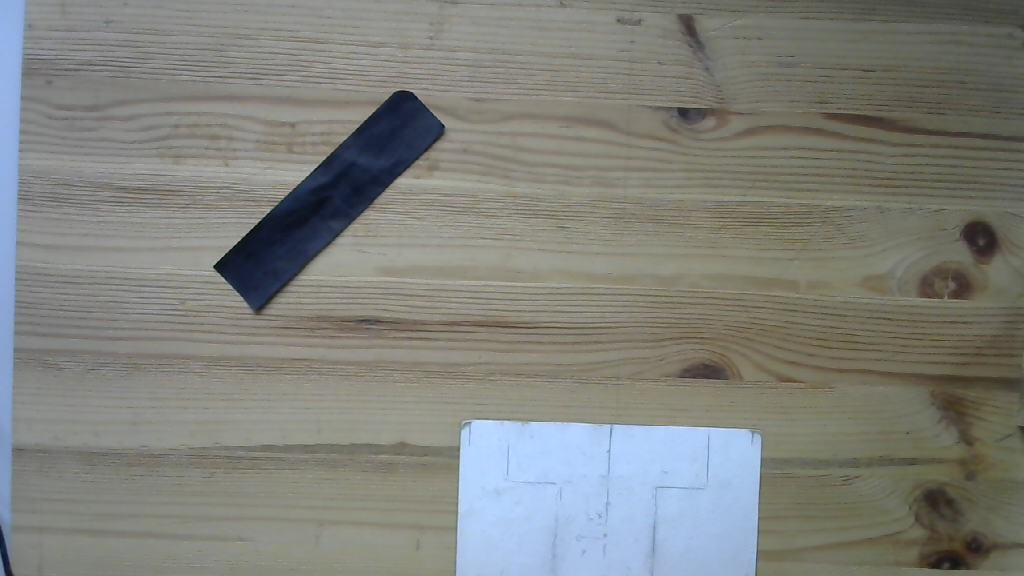
%> input picture vision/test_image2.jpg, 1024 x 576 px
$ octave --eval "result = get_black_coordinates(imread('test_image2.jpg'));"   (GNU Octave 9; MATLAB toolbox functions it lacks are replaced by stand-ins)
%> lines starting %> are read from the running program, lines starting %| are printed output that depends on the picture; in (x1, y1, x2, y2) boxes, pixels count from 0 and x2, y2 are one past the last pixel; in counts of white or black regions, pixels touching at a corner belong together; the program's own positions count from 1
### vision/only_largest_area.m
function [largest_area_bin] = only_largest_area(img)
    largest_area_bin = bwareafilt(img, 1);

### vision/get_black_coordinates.m
function [p1, p2, p3] = get_black_coordinates(image)
    gauss_filt = fspecial('gaussian', [20,20], 2);
    image = imfilter(image, gauss_filt);
    image_gray = rgb2gray(image);
    threshold = 50;

    image_extracted = image_gray < threshold;
    se = strel("square", 20);
    image_closed = imclose(image_extracted, se);

    % imshow(image_closed)

    image_single_centroid = only_largest_area(image_closed);

    % Perform connected component analysis
    cc = bwconncomp(image_single_centroid);

    % Calculate the properties of connected components
    props = regionprops(cc, 'Orientation', 'BoundingBox');
    boundingBox = props.BoundingBox;

    % calculate bounding box coordinates
    top_left = [boundingBox(1), boundingBox(2)];
    top_right = [boundingBox(1) + boundingBox(3), boundingBox(2)];
    bottom_left = [boundingBox(1), boundingBox(2) + boundingBox(4)];
    bottom_right = [boundingBox(1) + boundingBox(3), boundingBox(2) + boundingBox(4)];

    % %
    % Find column and row indices of non-zero (1) pixels
    [rowIndices, colIndices] = find(image_single_centroid == 1);

    % get the bottom pixel
    % Find the pixel with the highest y-value
    [~, maxRowIndex] = max(rowIndices);
    y_bottom = rowIndices(maxRowIndex);
    x_bottom = colIndices(maxRowIndex);

    % get the top pixel
    % Find the pixel with the lowest y-value
    [~, minRowIndex] = min(rowIndices);
    y_top = rowIndices(minRowIndex);
    x_top = colIndices(minRowIndex);

    x_increment = round((top_right(1) - top_left(1))/ 6);
    y_increment = round((bottom_left(2) - top_left(2)) / 6);

    % the rectangle is going left to right
    if x_bottom < x_top
        x1 = bottom_left(1) + x_increment;
        y1 = top_left(2) + 5 * y_increment;

        x2 = bottom_left(1) + 3 * x_increment;
        y2 = top_left(2) + 3 * y_increment;

        x3 = bottom_left(1) + 5 * x_increment;
        y3 = top_left(2) + y_increment;
    else
        % the rectangle is going right to left
        x1 = bottom_left(1) + 5 * x_increment;
        y1 = top_left(2) + 5 * y_increment;

        x2 = bottom_left(1) + 3 * x_increment;
        y2 = top_left(2) + 3 * y_increment;

        x3 = bottom_left(1) + x_increment;
        y3 = top_left(2) + y_increment;
    end

    p1 = [x1, y1];
    p2 = [x2,  y2];
    p3 = [x3, y3];

    imshow(image_single_centroid)
    hold on;
    rectangle('Position', [boundingBox(1), boundingBox(2), boundingBox(3), boundingBox(4)],...  %right, top, width, height
    'EdgeColor','r','LineWidth',2)
    % plot([top_left(1), top_right(1), bottom_left(1), bottom_right(1)], [top_left(2), top_right(2), bottom_left(2), bottom_right(2)], 'r*');
    % plot([x_top, x_bottom], [y_top, y_bottom], 'r*');
    plot([x1, x2, x3], [y1, y2, y3], 'r*');
    %plot([x_top, x_bottom, x_left, x_right], [y_top, y_bottom, y_left, y_right], 'r*');
    hold off;

%> in get_black_coordinates, `image_gray = rgb2gray(image);`:
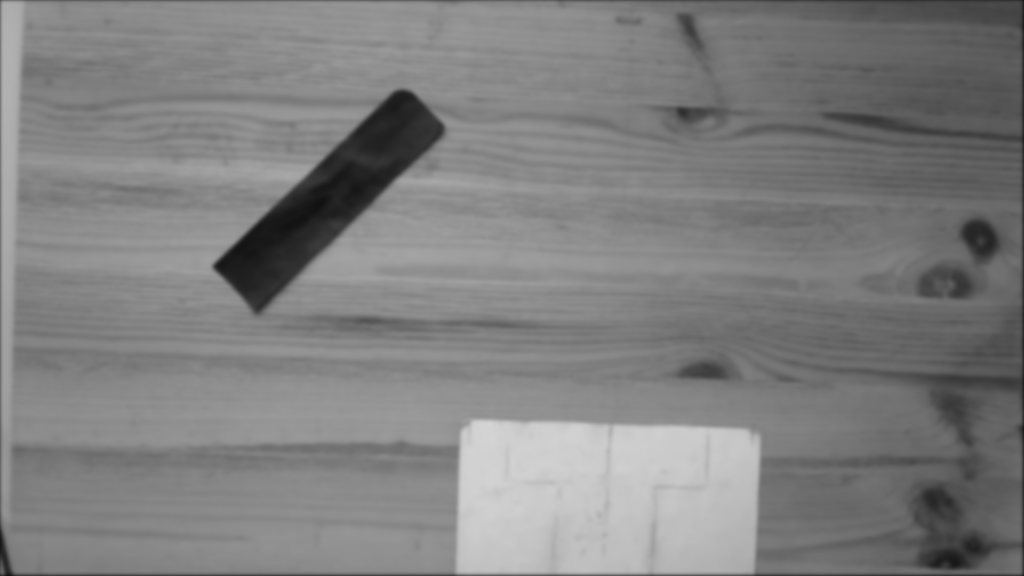
%> image_gray: size 576x1024 uint8; min 16, max 212, mean 127.5
%> in get_black_coordinates, `image_extracted = image_gray < threshold;`:
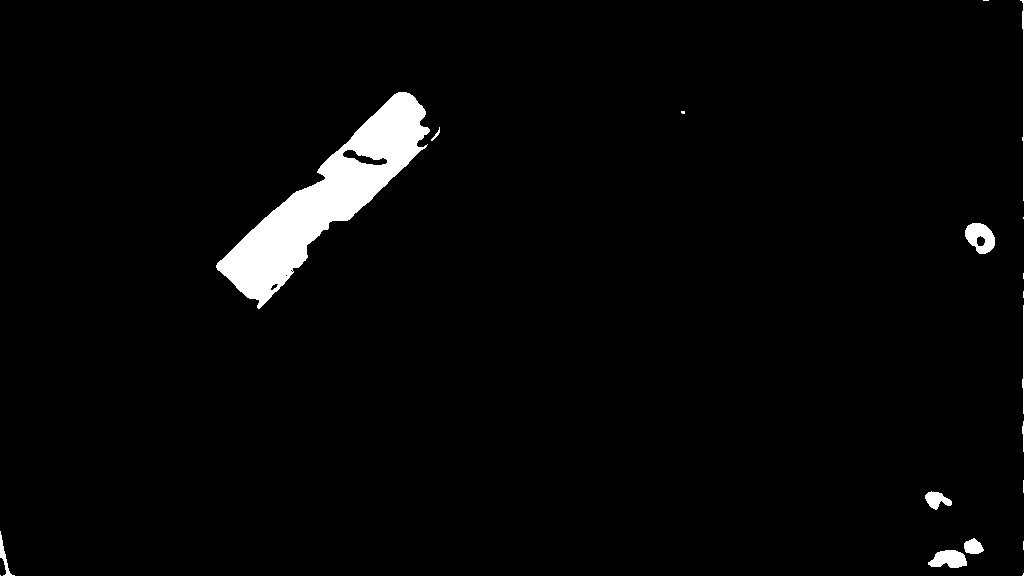
%> image_extracted: size 576x1024 logical; 2.7% white; 19 white regions (9 under 20 px), largest, box (x1, y1, x2, y2) and area: (216, 92, 430, 309) 13912, (965, 223, 995, 254) 613, (928, 550, 967, 568) 510
%> in get_black_coordinates, `image_closed = imclose(image_extracted, se);`:
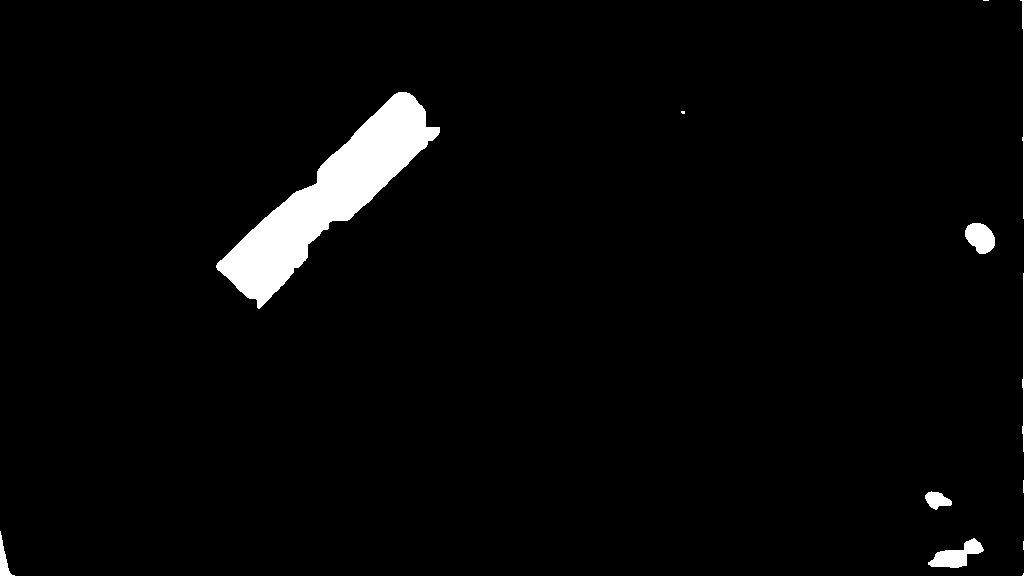
%> image_closed: size 576x1024 logical; 2.9% white; 12 white regions (5 under 20 px), largest, box (x1, y1, x2, y2) and area: (216, 92, 440, 309) 14544, (928, 538, 984, 568) 802, (965, 223, 995, 254) 676
%> in only_largest_area, `largest_area_bin = bwareafilt(img, 1);`:
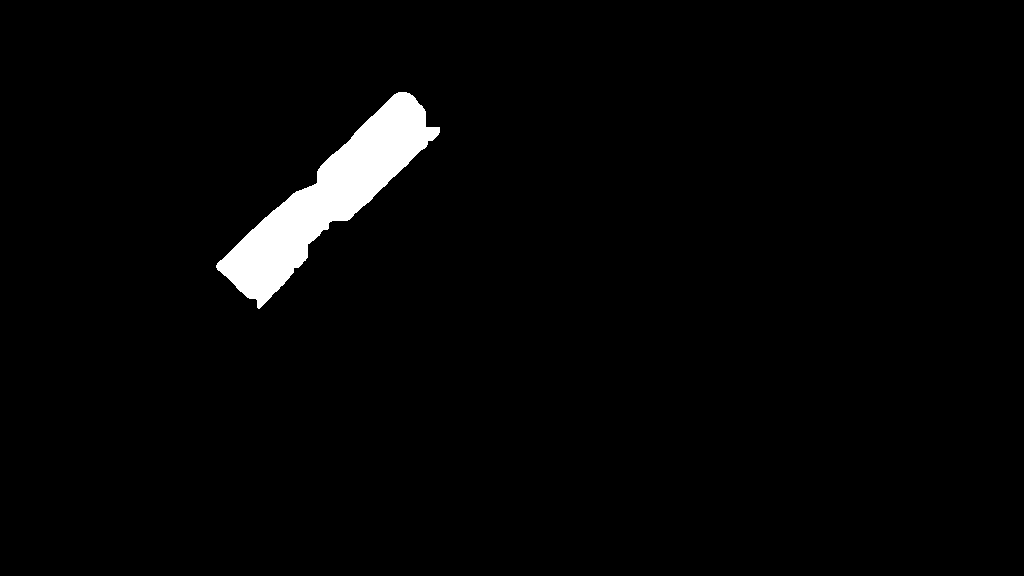
%> largest_area_bin: size 576x1024 logical; 2.5% white; 1 white region
%> in get_black_coordinates, `cc = bwconncomp(image_single_centroid);`: cc = 1 connected component
%> in get_black_coordinates, `props = regionprops(cc, 'Orientation', 'BoundingBox');`: props = 1 region; box (x1, y1, x2, y2) and Orientation: (216, 92, 440, 309) 43.57
%> in get_black_coordinates, `boundingBox = props.BoundingBox;`: boundingBox = [216.5 92.5 224 217]
%> in get_black_coordinates, `top_left = [boundingBox(1), boundingBox(2)];`: top_left = [216.5 92.5]
%> in get_black_coordinates, `top_right = [boundingBox(1) + boundingBox(3), boundingBox(2)];`: top_right = [440.5 92.5]
%> in get_black_coordinates, `bottom_left = [boundingBox(1), boundingBox(2) + boundingBox(4)];`: bottom_left = [216.5 309.5]
%> in get_black_coordinates, `bottom_right = [boundingBox(1) + boundingBox(3), boundingBox(2) + boun..`: bottom_right = [440.5 309.5]
%> in get_black_coordinates, `[rowIndices, colIndices] = find(image_single_centroid == 1);`: rowIndices = 14544 values from 93 to 309; colIndices = 14544 values from 217 to 440
%> in get_black_coordinates, `[~, maxRowIndex] = max(rowIndices);`: maxRowIndex = 1870
%> in get_black_coordinates, `y_bottom = rowIndices(maxRowIndex);`: y_bottom = 309
%> in get_black_coordinates, `x_bottom = colIndices(maxRowIndex);`: x_bottom = 259
%> in get_black_coordinates, `[~, minRowIndex] = min(rowIndices);`: minRowIndex = 12626
%> in get_black_coordinates, `y_top = rowIndices(minRowIndex);`: y_top = 93
%> in get_black_coordinates, `x_top = colIndices(minRowIndex);`: x_top = 399
%> in get_black_coordinates, `x_increment = round((top_right(1) - top_left(1))/ 6);`: x_increment = 37
%> in get_black_coordinates, `y_increment = round((bottom_left(2) - top_left(2)) / 6);`: y_increment = 36
%> in get_black_coordinates, `x1 = bottom_left(1) + x_increment;`: x1 = 253.5
%> in get_black_coordinates, `y1 = top_left(2) + 5 * y_increment;`: y1 = 272.5
%> in get_black_coordinates, `x2 = bottom_left(1) + 3 * x_increment;`: x2 = 327.5
%> in get_black_coordinates, `y2 = top_left(2) + 3 * y_increment;`: y2 = 200.5
%> in get_black_coordinates, `x3 = bottom_left(1) + 5 * x_increment;`: x3 = 401.5
%> in get_black_coordinates, `y3 = top_left(2) + y_increment;`: y3 = 128.5
%> in get_black_coordinates, `p1 = [x1, y1];`: p1 = [253.5 272.5]
%> in get_black_coordinates, `p2 = [x2,  y2];`: p2 = [327.5 200.5]
%> in get_black_coordinates, `p3 = [x3, y3];`: p3 = [401.5 128.5]
%> `result = get_black_coordinates(imread('test_image2.jpg'));`:
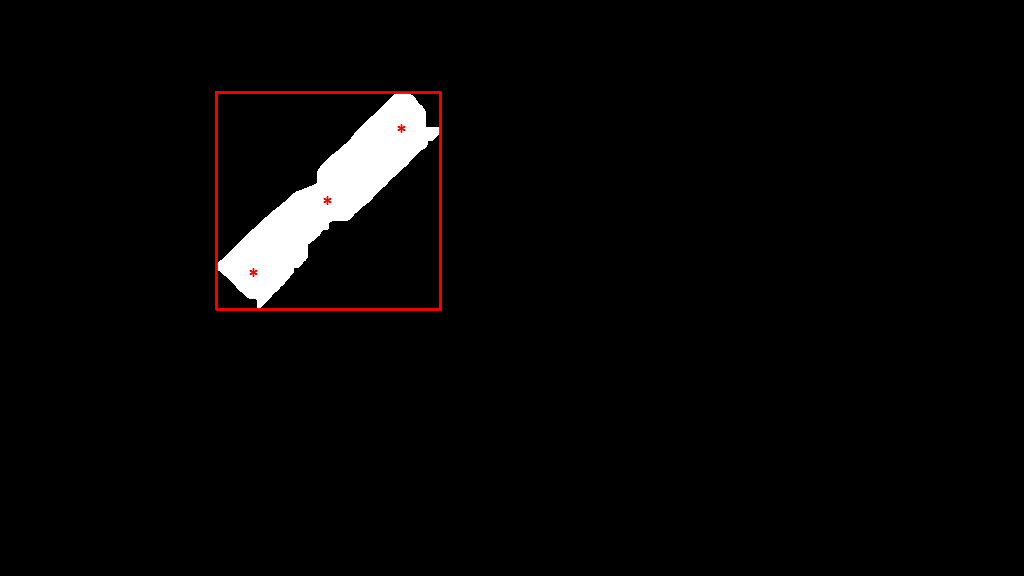
%> figure redrawn from the program's plot data
%> `result = get_black_coordinates(imread('test_image2.jpg'));`: result = [253.5 272.5]

$ run again, on vision/black_to_left.jpg
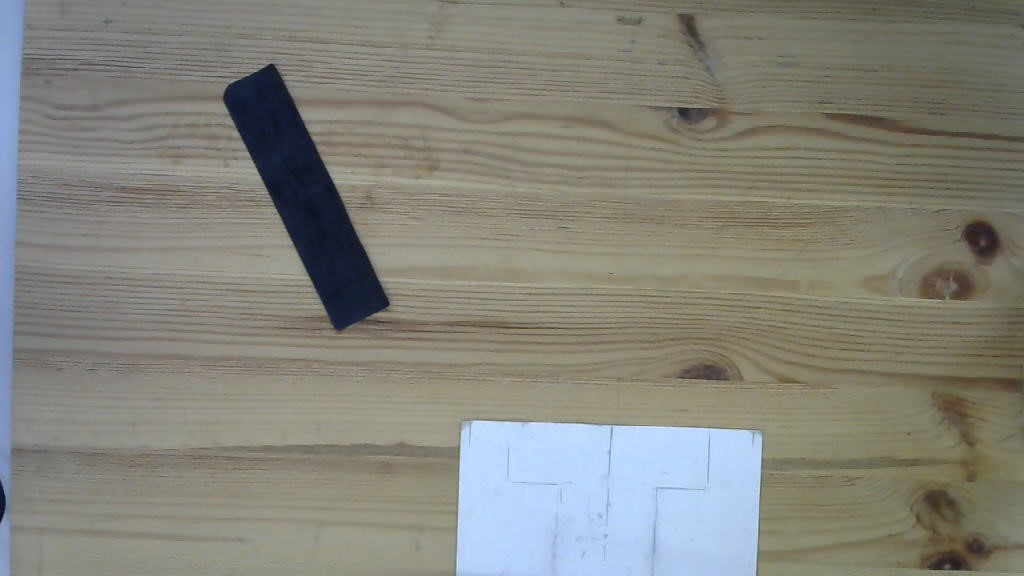
%> input picture vision/black_to_left.jpg, 1024 x 576 px
%> in get_black_coordinates, `image_extracted = image_gray < threshold;`:
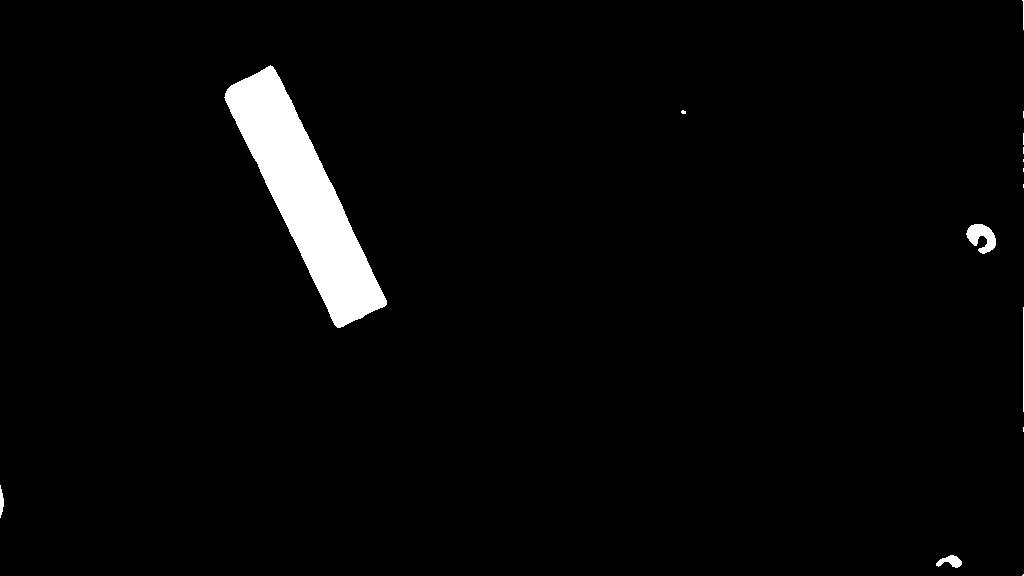
%> image_extracted: size 576x1024 logical; 2.8% white; 15 white regions (9 under 20 px), largest, box (x1, y1, x2, y2) and area: (224, 65, 387, 328) 15438, (966, 224, 996, 254) 531, (936, 555, 962, 568) 190, (1023, 307, 1024, 412) 105, (0, 485, 4, 518) 87, (1022, 0, 1024, 30) 31
%> image_closed: size 576x1024 logical; 2.8% white; 9 white regions (2 under 20 px), largest, box (x1, y1, x2, y2) and area: (224, 65, 387, 328) 15438, (966, 224, 996, 254) 622, (936, 555, 962, 568) 235
%> largest_area_bin: size 576x1024 logical; 2.6% white; 1 white region
%> cc = 1 connected component
%> props = 1 region; box (x1, y1, x2, y2) and Orientation: (224, 65, 387, 328) -64.29
%> boundingBox = [224.5 65.5 163 263]
%> top_left = [224.5 65.5]
%> top_right = [387.5 65.5]
%> bottom_left = [224.5 328.5]
%> bottom_right = [387.5 328.5]
%> rowIndices = 15438 values from 66 to 328; colIndices = 15438 values from 225 to 387
%> maxRowIndex = 12153
%> y_bottom = 328
%> x_bottom = 338
%> minRowIndex = 3069
%> y_top = 66
%> x_top = 271
%> x_increment = 27
%> y_increment = 44
%> x1 = 359.5
%> y1 = 285.5
%> x2 = 305.5
%> y2 = 197.5
%> x3 = 251.5
%> y3 = 109.5
%> p1 = [359.5 285.5]
%> p2 = [305.5 197.5]
%> p3 = [251.5 109.5]
%> `result = get_black_coordinates(imread('test_image2.jpg'));`:
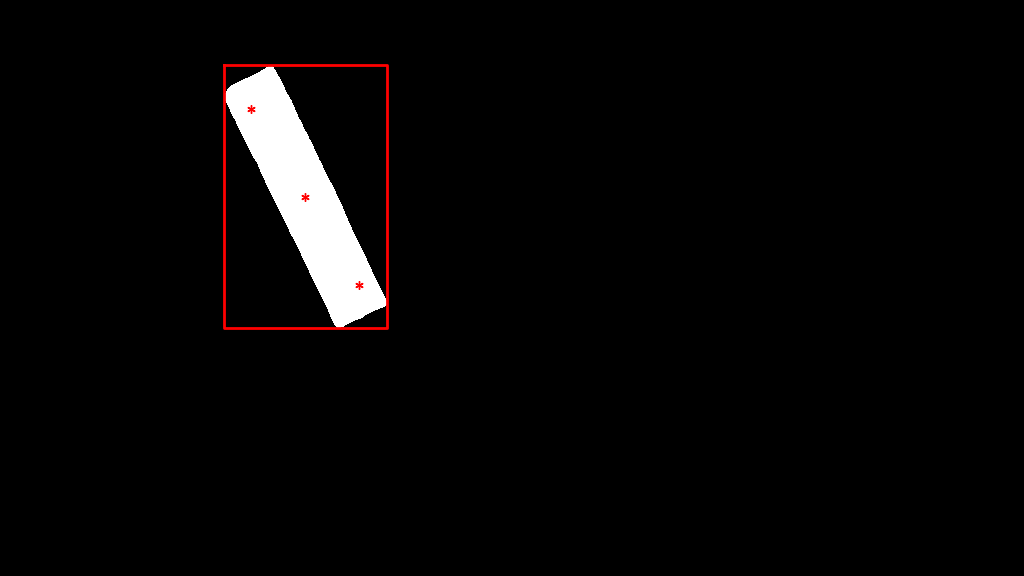
%> figure redrawn from the program's plot data
%> result = [359.5 285.5]

$ run again, on vision/black_vertical.jpg
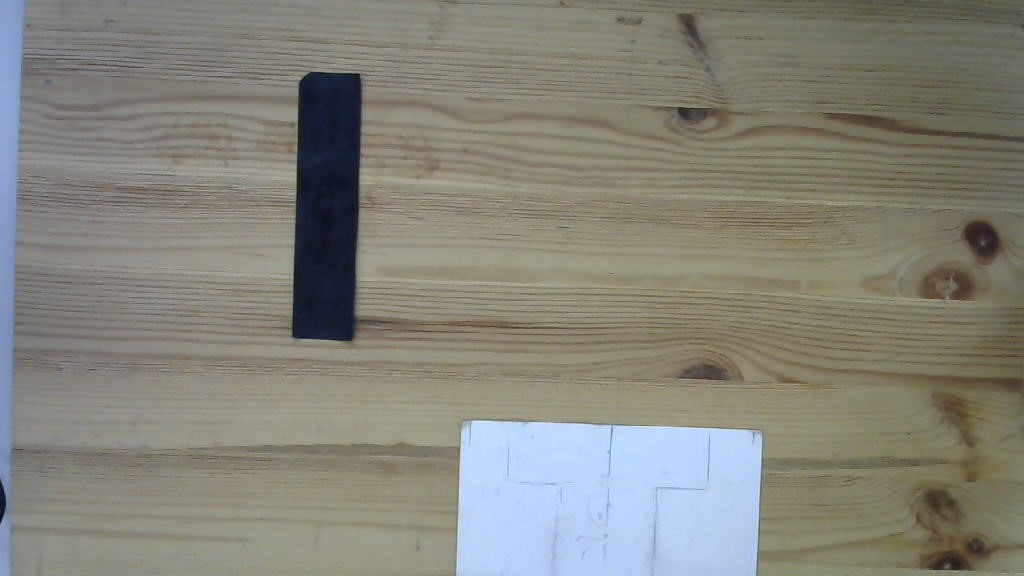
%> input picture vision/black_vertical.jpg, 1024 x 576 px
%> in get_black_coordinates, `image_extracted = image_gray < threshold;`:
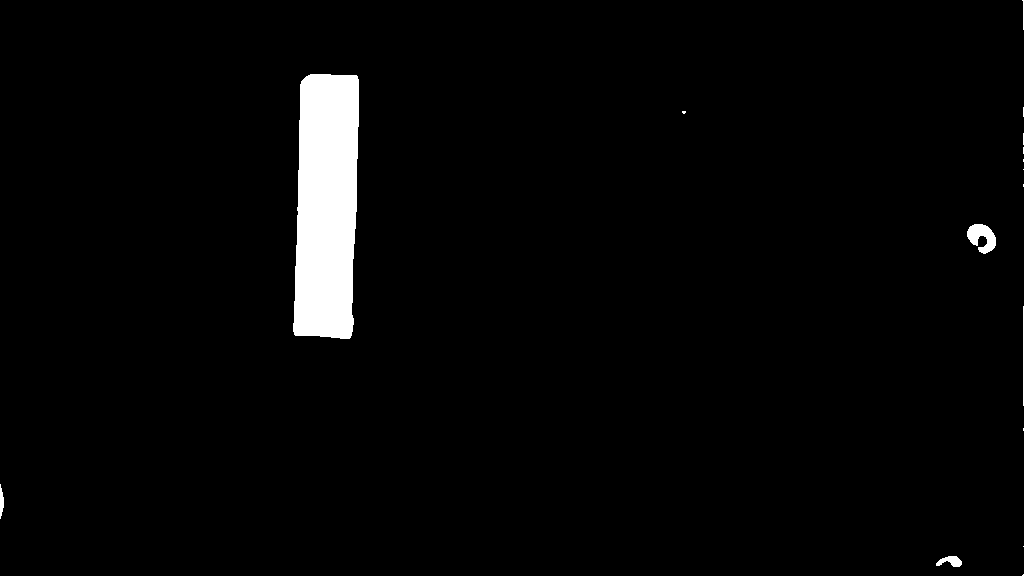
%> image_extracted: size 576x1024 logical; 2.8% white; 16 white regions (10 under 20 px), largest, box (x1, y1, x2, y2) and area: (293, 74, 359, 339) 15361, (967, 224, 996, 254) 532, (936, 556, 962, 567) 176, (1023, 306, 1024, 406) 100, (0, 484, 4, 519) 94, (1022, 0, 1024, 30) 31
%> image_closed: size 576x1024 logical; 2.8% white; 11 white regions (4 under 20 px), largest, box (x1, y1, x2, y2) and area: (293, 74, 359, 339) 15377, (967, 224, 996, 254) 616, (936, 556, 962, 567) 214
%> largest_area_bin: size 576x1024 logical; 2.6% white; 1 white region
%> cc = 1 connected component
%> props = 1 region; box (x1, y1, x2, y2) and Orientation: (293, 74, 359, 339) 88.32
%> boundingBox = [293.5 74.5 66 265]
%> top_left = [293.5 74.5]
%> top_right = [359.5 74.5]
%> bottom_left = [293.5 339.5]
%> bottom_right = [359.5 339.5]
%> rowIndices = 15377 values from 75 to 339; colIndices = 15377 values from 294 to 359
%> maxRowIndex = 11438
%> y_bottom = 339
%> x_bottom = 341
%> minRowIndex = 3295
%> y_top = 75
%> x_top = 311
%> x_increment = 11
%> y_increment = 44
%> x1 = 348.5
%> y1 = 294.5
%> x2 = 326.5
%> y2 = 206.5
%> x3 = 304.5
%> y3 = 118.5
%> p1 = [348.5 294.5]
%> p2 = [326.5 206.5]
%> p3 = [304.5 118.5]
%> `result = get_black_coordinates(imread('test_image2.jpg'));`:
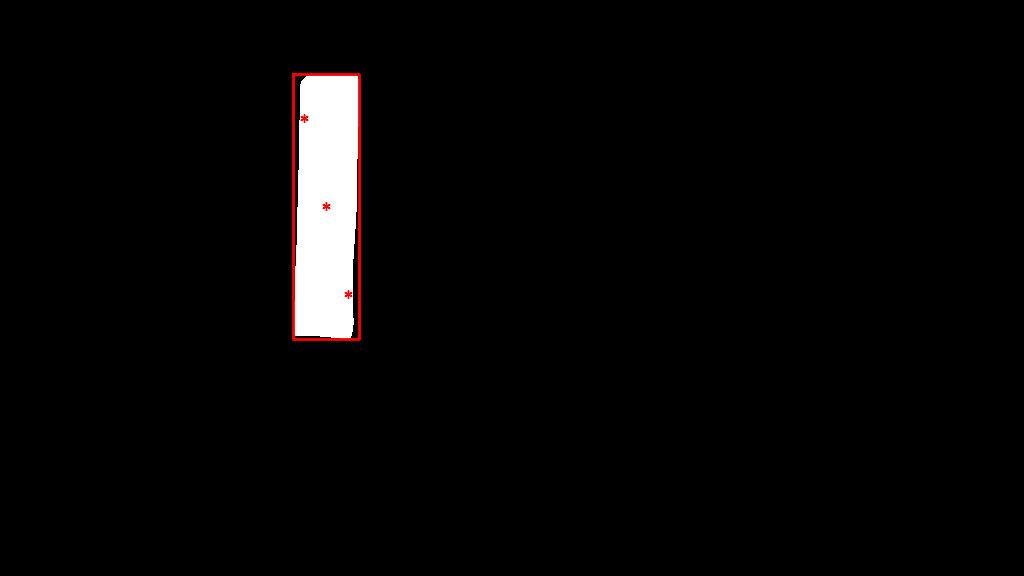
%> figure redrawn from the program's plot data
%> result = [348.5 294.5]
